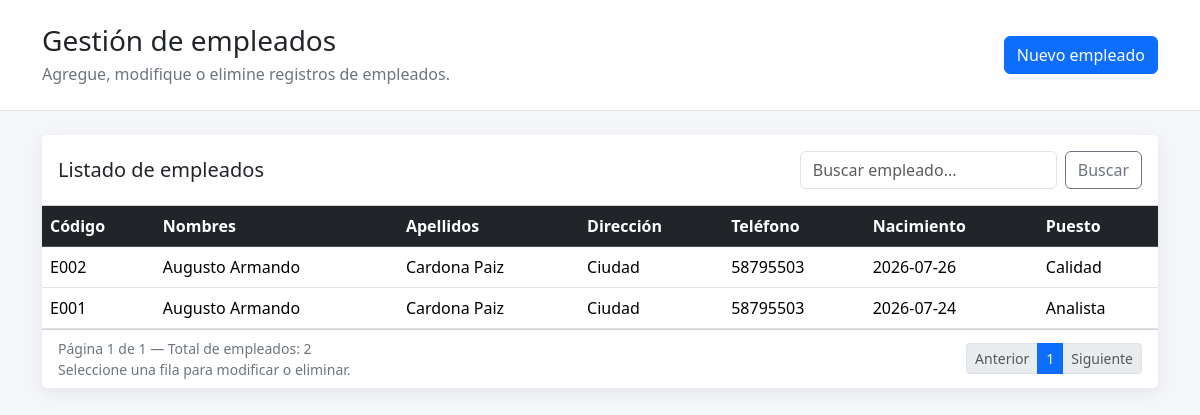
The page / on the database its author committed.
### tables this page shows
CREATE TABLE `empleados` (
  `id_empleado` int NOT NULL AUTO_INCREMENT,
  `codigo` varchar(20) NOT NULL,
  `nombres` varchar(60) NOT NULL,
  `apellidos` varchar(60) NOT NULL,
  `direccion` varchar(100) DEFAULT NULL,
  `telefono` varchar(12) DEFAULT NULL,
  `fecha_nacimiento` date NOT NULL,
  `id_puesto` smallint NOT NULL,
  PRIMARY KEY (`id_empleado`),
  KEY `fk_id_puesto_puestos_empleados_idx` (`id_puesto`),
  CONSTRAINT `fk_id_puesto_puestos_empleados` FOREIGN KEY (`id_puesto`) REFERENCES `puestos` (`id_puesto`) ON UPDATE CASCADE
);

CREATE TABLE `puestos` (
  `id_puesto` smallint NOT NULL,
  `puesto` varchar(30) NOT NULL,
  PRIMARY KEY (`id_puesto`)
);

### index.php (the view, shortened to what this page needs)
<?php
function escapar(string $valor): string
{
    return htmlspecialchars($valor, ENT_QUOTES, "UTF-8");
}
$db_conexion = get_db_connection();
$buscar = trim($_GET['buscar'] ?? '');
$pagina_actual = max(1, (int) ($_GET['pagina'] ?? 1));
$registros_por_pagina = 5;
$buscar_like = "%{$buscar}%";
$sql_count = "SELECT COUNT(*) as total FROM empleados AS e INNER JOIN puestos AS p ON e.id_puesto = p.id_puesto WHERE e.codigo LIKE ? OR e.nombres LIKE ? OR e.apellidos LIKE ?";
$stmt_count = $db_conexion->prepare($sql_count);
$stmt_count->bind_param("sss", $buscar_like, $buscar_like, $buscar_like);
$stmt_count->execute();
$resultado_count = $stmt_count->get_result();
$fila_count = $resultado_count->fetch_assoc();
$total_registros = (int) $fila_count['total'];
$total_paginas = ceil($total_registros / $registros_por_pagina);
$offset = ($pagina_actual - 1) * $registros_por_pagina;
$sql_empleados = "SELECT e.id_empleado, e.codigo, e.nombres, e.apellidos, e.direccion, e.telefono, e.fecha_nacimiento, e.id_puesto, p.puesto
                  FROM empleados AS e INNER JOIN puestos AS p ON e.id_puesto = p.id_puesto
                  WHERE e.codigo LIKE ? OR e.nombres LIKE ? OR e.apellidos LIKE ?
                  ORDER BY e.id_empleado DESC LIMIT ? OFFSET ?";
$stmt_empleados = $db_conexion->prepare($sql_empleados);
$stmt_empleados->bind_param("sssii", $buscar_like, $buscar_like, $buscar_like, $registros_por_pagina, $offset);
$stmt_empleados->execute();
$resultado_empleados = $stmt_empleados->get_result();
$query_buscar = empty($buscar) ? '' : '&buscar=' . urlencode($buscar);
?>
<!doctype html>
<html lang="es">
<head>
    <link href="https://cdn.jsdelivr.net/npm/bootstrap@5.3.2/dist/css/bootstrap.min.css" rel="stylesheet">
</head>
<body>
    <header class="page-header py-4 mb-4">
        <div class="container">
            <div class="d-flex flex-column flex-md-row justify-content-between align-items-md-center gap-3">
                <div>
                    <h1 class="h3 mb-1">Gestión de empleados</h1>
                    <p class="text-secondary mb-0">Agregue, modifique o elimine registros de empleados.</p>
                </div>
                <button type="button" id="btn_nuevo" class="btn btn-primary">
                    Nuevo empleado
                </button>
            </div>
        </div>
    </header>
    <main class="container pb-5">
        <div class="card">
            <div class="card-header bg-white py-3">
                <div class="d-flex flex-column flex-md-row justify-content-between align-items-md-center gap-2">
                    <h2 class="h5 mb-0">Listado de empleados</h2>
                    <form method="get" action="index.php" class="d-flex gap-2">
                        <input type="search" name="buscar" id="txt_buscar" class="form-control"
                            style="max-width: 320px;" placeholder="Buscar empleado..." aria-label="Buscar empleado"
                            value="<?= escapar($buscar) ?>">
                        <button type="submit" class="btn btn-outline-secondary">Buscar</button>
                    </form>
                </div>
            </div>
            <div class="card-body p-0">
                <div class="table-responsive">
                    <table class="table table-hover align-middle mb-0">
                        <thead class="table-dark">
                            <tr>
                                <th scope="col">Código</th>
                                <th scope="col">Nombres</th>
                                <th scope="col">Apellidos</th>
                                <th scope="col">Dirección</th>
                                <th scope="col">Teléfono</th>
                                <th scope="col">Nacimiento</th>
                                <th scope="col">Puesto</th>
                            </tr>
                        </thead>
                        <tbody id="tbl_empleados">
                                    <?php if ($resultado_empleados->num_rows > 0): ?>
                                        <?php while ($fila = $resultado_empleados->fetch_assoc()): ?>
                                    <tr data-id="<?= (int) $fila["id_empleado"] ?>"
                                        data-id-puesto="<?= (int) $fila["id_puesto"] ?>"
                                        data-codigo="<?= escapar($fila["codigo"]) ?>"
                                        data-nombres="<?= escapar($fila["nombres"]) ?>"
                                        data-apellidos="<?= escapar($fila["apellidos"]) ?>"
                                        data-direccion="<?= escapar($fila["direccion"]) ?>"
                                        data-telefono="<?= escapar($fila["telefono"]) ?>"
                                        data-nacimiento="<?= escapar($fila["fecha_nacimiento"]) ?>">
                                        <td><?= escapar($fila["codigo"]) ?></td>
                                        <td><?= escapar($fila["nombres"]) ?></td>
                                        <td><?= escapar($fila["apellidos"]) ?></td>
                                        <td><?= escapar($fila["direccion"]) ?></td>
                                        <td><?= escapar($fila["telefono"]) ?></td>
                                        <td><?= escapar($fila["fecha_nacimiento"]) ?></td>
                                        <td><?= escapar($fila["puesto"]) ?></td>
                                    </tr>
                                        <?php endwhile; ?>
                                    <?php endif; ?>
                        </tbody>
                    </table>
                </div>
            </div>
            <div class="card-footer bg-white d-flex flex-column flex-md-row justify-content-between align-items-center">
                <div class="text-secondary small mb-2 mb-md-0">
                    Página <?= $pagina_actual ?> de <?= $total_paginas ?> — Total de empleados: <?= $total_registros ?>
                    <br>
                    Seleccione una fila para modificar o eliminar.
                </div>
                <nav aria-label="Navegación de páginas">
                    <ul class="pagination pagination-sm mb-0">
                        <li class="page-item <?= ($pagina_actual <= 1) ? 'disabled' : '' ?>">
                            <a class="page-link"
                                href="?pagina=<?= $pagina_actual - 1 ?><?= $query_buscar ?>">Anterior</a>
                        </li>
                        <?php for ($i = 1; $i <= $total_paginas; $i++): ?>
                            <li class="page-item <?= ($pagina_actual == $i) ? 'active' : '' ?>">
                                <a class="page-link" href="?pagina=<?= $i ?><?= $query_buscar ?>"><?= $i ?></a>
                            </li>
                            <?php endfor; ?>
                        <li class="page-item <?= ($pagina_actual >= $total_paginas) ? 'disabled' : '' ?>">
                            <a class="page-link"
                                href="?pagina=<?= $pagina_actual + 1 ?><?= $query_buscar ?>">Siguiente</a>
                        </li>
                    </ul>
                </nav>
            </div>
        </div>
    </main>
</body>
</html>

### index.php (style rules this page uses)
body { background-color: #f4f6f9; }
.page-header { background-color: #ffffff; border-bottom: 1px solid #dee2e6; }
.card { border: 0; box-shadow: 0 0.25rem 1rem rgba(0, 0, 0, 0.08); }
.table tbody tr { cursor: pointer; }

### rows shown on the page
empleados: codigo "E002", nombres "Augusto Armando", apellidos "Cardona Paiz", direccion "Ciudad", telefono "58795503", fecha_nacimiento "2026-07-26", id_puesto.puesto "Calidad"
empleados: codigo "E001", nombres "Augusto Armando", apellidos "Cardona Paiz", direccion "Ciudad", telefono "58795503", fecha_nacimiento "2026-07-24", id_puesto.puesto "Analista"

### other values the page prints
$pagina_actual "1"
$total_paginas "1"
$total_registros "2"
